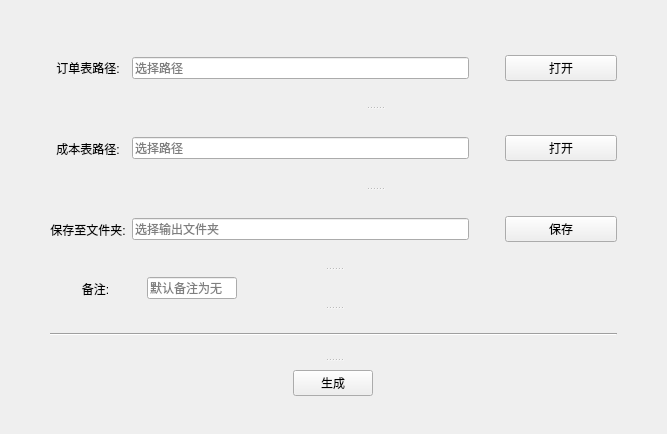
<?xml version="1.0" encoding="UTF-8"?>
<ui version="4.0">
 <class>Form</class>
 <widget class="QWidget" name="Form">
  <property name="geometry">
   <rect>
    <x>0</x>
    <y>0</y>
    <width>667</width>
    <height>434</height>
   </rect>
  </property>
  <property name="minimumSize">
   <size>
    <width>667</width>
    <height>434</height>
   </size>
  </property>
  <property name="maximumSize">
   <size>
    <width>1400</width>
    <height>800</height>
   </size>
  </property>
  <property name="windowTitle">
   <string>订单货物成本表</string>
  </property>
  <layout class="QVBoxLayout" name="verticalLayout">
   <property name="leftMargin">
    <number>50</number>
   </property>
   <property name="topMargin">
    <number>30</number>
   </property>
   <property name="rightMargin">
    <number>50</number>
   </property>
   <property name="bottomMargin">
    <number>30</number>
   </property>
   <item>
    <widget class="QSplitter" name="splitter_3">
     <property name="frameShape">
      <enum>QFrame::NoFrame</enum>
     </property>
     <property name="orientation">
      <enum>Qt::Vertical</enum>
     </property>
     <widget class="QWidget" name="layoutWidget1">
      <layout class="QHBoxLayout" name="horizontalLayout_6">
       <item>
        <layout class="QVBoxLayout" name="verticalLayout_2">
         <property name="spacing">
          <number>6</number>
         </property>
         <item>
          <widget class="QLabel" name="label_1">
           <property name="sizePolicy">
            <sizepolicy hsizetype="Preferred" vsizetype="Preferred">
             <horstretch>0</horstretch>
             <verstretch>1</verstretch>
            </sizepolicy>
           </property>
           <property name="text">
            <string>订单表路径:</string>
           </property>
           <property name="alignment">
            <set>Qt::AlignCenter</set>
           </property>
          </widget>
         </item>
         <item>
          <widget class="QLabel" name="label_3">
           <property name="sizePolicy">
            <sizepolicy hsizetype="Preferred" vsizetype="Preferred">
             <horstretch>0</horstretch>
             <verstretch>1</verstretch>
            </sizepolicy>
           </property>
           <property name="text">
            <string>成本表路径:</string>
           </property>
           <property name="alignment">
            <set>Qt::AlignCenter</set>
           </property>
          </widget>
         </item>
         <item>
          <widget class="QLabel" name="label_4">
           <property name="sizePolicy">
            <sizepolicy hsizetype="Preferred" vsizetype="Preferred">
             <horstretch>0</horstretch>
             <verstretch>1</verstretch>
            </sizepolicy>
           </property>
           <property name="text">
            <string>保存至文件夹:</string>
           </property>
           <property name="alignment">
            <set>Qt::AlignCenter</set>
           </property>
          </widget>
         </item>
        </layout>
       </item>
       <item>
        <widget class="QSplitter" name="splitter">
         <property name="sizePolicy">
          <sizepolicy hsizetype="Preferred" vsizetype="Expanding">
           <horstretch>2</horstretch>
           <verstretch>0</verstretch>
          </sizepolicy>
         </property>
         <property name="orientation">
          <enum>Qt::Vertical</enum>
         </property>
         <widget class="QWidget" name="layoutWidget2">
          <layout class="QHBoxLayout" name="horizontalLayout">
           <item>
            <widget class="QLineEdit" name="InputFile_1">
             <property name="sizePolicy">
              <sizepolicy hsizetype="Expanding" vsizetype="Fixed">
               <horstretch>3</horstretch>
               <verstretch>1</verstretch>
              </sizepolicy>
             </property>
             <property name="placeholderText">
              <string>选择路径</string>
             </property>
            </widget>
           </item>
           <item>
            <spacer name="horizontalSpacer_2">
             <property name="orientation">
              <enum>Qt::Horizontal</enum>
             </property>
             <property name="sizeHint" stdset="0">
              <size>
               <width>30</width>
               <height>20</height>
              </size>
             </property>
            </spacer>
           </item>
           <item>
            <widget class="QPushButton" name="InputButton_1">
             <property name="sizePolicy">
              <sizepolicy hsizetype="Minimum" vsizetype="Fixed">
               <horstretch>1</horstretch>
               <verstretch>0</verstretch>
              </sizepolicy>
             </property>
             <property name="text">
              <string>打开</string>
             </property>
            </widget>
           </item>
          </layout>
         </widget>
         <widget class="QWidget" name="layoutWidget4">
          <layout class="QHBoxLayout" name="horizontalLayout_2">
           <item>
            <widget class="QLineEdit" name="InputFile_2">
             <property name="sizePolicy">
              <sizepolicy hsizetype="Expanding" vsizetype="Fixed">
               <horstretch>3</horstretch>
               <verstretch>1</verstretch>
              </sizepolicy>
             </property>
             <property name="placeholderText">
              <string>选择路径</string>
             </property>
            </widget>
           </item>
           <item>
            <spacer name="horizontalSpacer_3">
             <property name="orientation">
              <enum>Qt::Horizontal</enum>
             </property>
             <property name="sizeHint" stdset="0">
              <size>
               <width>30</width>
               <height>20</height>
              </size>
             </property>
            </spacer>
           </item>
           <item>
            <widget class="QPushButton" name="InputButton_2">
             <property name="sizePolicy">
              <sizepolicy hsizetype="Minimum" vsizetype="Fixed">
               <horstretch>1</horstretch>
               <verstretch>0</verstretch>
              </sizepolicy>
             </property>
             <property name="text">
              <string>打开</string>
             </property>
            </widget>
           </item>
          </layout>
         </widget>
         <widget class="QWidget" name="layoutWidget5">
          <layout class="QHBoxLayout" name="horizontalLayout_3">
           <item>
            <widget class="QLineEdit" name="OutputDir">
             <property name="sizePolicy">
              <sizepolicy hsizetype="Expanding" vsizetype="Fixed">
               <horstretch>3</horstretch>
               <verstretch>1</verstretch>
              </sizepolicy>
             </property>
             <property name="placeholderText">
              <string>选择输出文件夹</string>
             </property>
            </widget>
           </item>
           <item>
            <spacer name="horizontalSpacer_4">
             <property name="orientation">
              <enum>Qt::Horizontal</enum>
             </property>
             <property name="sizeHint" stdset="0">
              <size>
               <width>30</width>
               <height>20</height>
              </size>
             </property>
            </spacer>
           </item>
           <item>
            <widget class="QPushButton" name="OutputButton">
             <property name="sizePolicy">
              <sizepolicy hsizetype="Minimum" vsizetype="Fixed">
               <horstretch>1</horstretch>
               <verstretch>0</verstretch>
              </sizepolicy>
             </property>
             <property name="text">
              <string>保存</string>
             </property>
            </widget>
           </item>
          </layout>
         </widget>
        </widget>
       </item>
      </layout>
     </widget>
     <widget class="QSplitter" name="splitter_2">
      <property name="orientation">
       <enum>Qt::Vertical</enum>
      </property>
      <widget class="QWidget" name="layoutWidget6">
       <layout class="QHBoxLayout" name="horizontalLayout_4">
        <item>
         <widget class="QLabel" name="label_5">
          <property name="sizePolicy">
           <sizepolicy hsizetype="Preferred" vsizetype="Preferred">
            <horstretch>1</horstretch>
            <verstretch>0</verstretch>
           </sizepolicy>
          </property>
          <property name="text">
           <string>备注:</string>
          </property>
          <property name="alignment">
           <set>Qt::AlignCenter</set>
          </property>
         </widget>
        </item>
        <item>
         <widget class="QLineEdit" name="Remark">
          <property name="sizePolicy">
           <sizepolicy hsizetype="Expanding" vsizetype="Fixed">
            <horstretch>1</horstretch>
            <verstretch>0</verstretch>
           </sizepolicy>
          </property>
          <property name="inputMask">
           <string/>
          </property>
          <property name="placeholderText">
           <string>默认备注为无</string>
          </property>
         </widget>
        </item>
        <item>
         <spacer name="horizontalSpacer">
          <property name="orientation">
           <enum>Qt::Horizontal</enum>
          </property>
          <property name="sizeHint" stdset="0">
           <size>
            <width>380</width>
            <height>20</height>
           </size>
          </property>
         </spacer>
        </item>
       </layout>
      </widget>
      <widget class="Line" name="line">
       <property name="orientation">
        <enum>Qt::Horizontal</enum>
       </property>
      </widget>
      <widget class="QWidget" name="horizontalLayoutWidget7">
       <layout class="QHBoxLayout" name="horizontalLayout_5">
        <item>
         <widget class="QPushButton" name="RunButton">
          <property name="sizePolicy">
           <sizepolicy hsizetype="Fixed" vsizetype="Fixed">
            <horstretch>0</horstretch>
            <verstretch>0</verstretch>
           </sizepolicy>
          </property>
          <property name="text">
           <string>生成</string>
          </property>
         </widget>
        </item>
       </layout>
      </widget>
     </widget>
    </widget>
   </item>
  </layout>
 </widget>
 <resources/>
 <connections/>
</ui>
